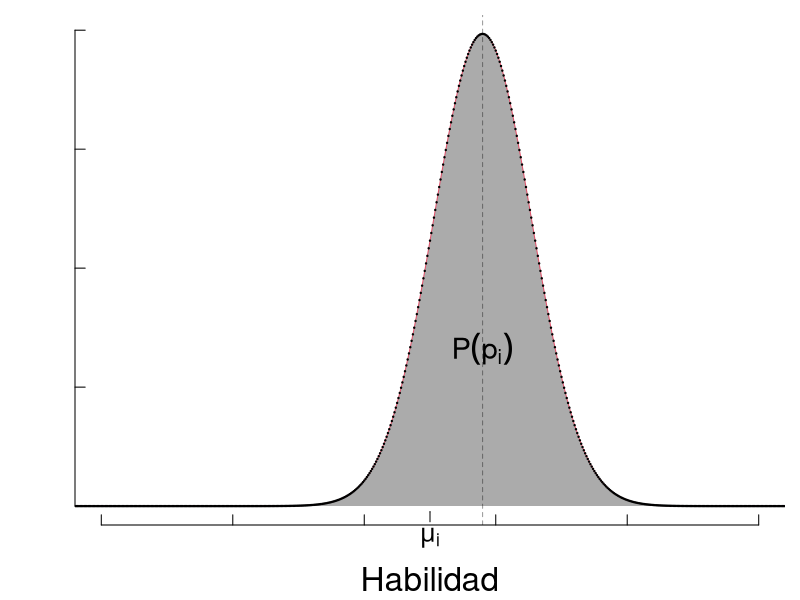

R code for this plot:
###########################################
# Header
oldpar <- par(no.readonly = TRUE)
oldwd <- getwd()
this.dir <- dirname(parent.frame(2)$ofile)
nombre.R <-  sys.frame(1)$ofile
require(tools)
nombre <- print(file_path_sans_ext(nombre.R))
pdf(paste0(nombre,".pdf"))
setwd(this.dir)
#setwd("~/gaming/materias/inferencia_bayesiana/trabajoFinal/imagenes")
#####################################

par(mar=c(3.75,3.75,.75,.75))

a<--10;b<-60 # limites inferior y superior de la integral en el eje de las habilidades
mu<-25
xlim=c(0,50)
denominador_sigma2 <- 3; numerador_sigma2 <- mu
sigma <- numerador_sigma2/denominador_sigma2
denominador_beta2 <- 2; numerador_beta2 <- sigma
beta <- numerador_beta2/denominador_beta2
#p(s_i) = N(s_i;mu_i,sigma_i^2)
p.s <- function(s_i,mu=25,sigma=25/3){
  return(dnorm(s_i,mean=mu,sd=sigma ))
}
#int_{s_i} N(s_i;mu_i,sigma_i^2) ds_i
#int_{s_i} p(s_i) ds_i
ds=0.1;s_grilla <- seq(a,b,by=ds)
int_s = sum(p.s(s_grilla))*ds; int_s

#p(p_i) = int_{s_i} N(p_i;s_i,beta^2) N(si;mu_i,sigma_i^2) ds_i
p.p <- function(p,mu=25,sigma=25/3,beta=(25/6),ds=0.1,a=0,b=50){
  s <- seq(a,b,by=ds)
  res <- sum(dnorm(p,s,beta)*dnorm(s,mu,sigma)*ds)
  return(res)
}
#Si integramos p_i nos tiene que dar 1.
#int_{p_i} p(p_i) dp_i = int_{p_i} int_{s_i} N(p_i;s_i,beta^2) N(si;mu_i,sigma_i^2) dp_i ds_i
dp <- 0.1; p_grilla <- seq(a,b,by=dp) 
int_p = sum(unlist(Map(p.p,p_grilla)))*dp; int_p

#Si expandimos esto a 2 dimensiones encontramos 
normal_product_dep <- function(x1,x2,mu1=25,sigma1=25/3,sigma2=25/6){
  return(dnorm(x2,x1,sigma2)*dnorm(x1,mu1,sigma1))
}
p <- 30; ds <- 0.1;s_grilla <- seq(a,b,by=ds);p_grilla <- s_grilla
producto <- outer(s_grilla,p_grilla, normal_product_dep) 
colnames(producto) <- s_grilla
rownames(producto) <- p_grilla

#Estos puntos son la descomposici\'on de la probabilidad p(p_i)
#en sus probabilidades parciales (areas parciales de la integral p(p_i))
# Area := p(pi - dsi < pi < pi + dsi)
areas_p <- producto[,toString(p)]
# La suma de las areas parciales es la probabilidad de pi
sum(areas_p)==p.p(p)
#Al graficar el valor de las sumas parciales en el eje de las habilidades
#vemos que las areas parciales aparentemente siguen una proporcional a una distribucion normal
plot(s_grilla,areas_p,axes=F
     ,ylab="",xlab="",pch=19,cex=0.2,xlim=xlim,col=rgb(0,0,0,0))
abline(v=mu+(p-mu)*(4/5),lty=2,col=rgb(0,0,0,0.4))
polygon(c(s_grilla , rev(s_grilla)),c(areas_p,rep(0,length(s_grilla))),
        border = F, col = rgb(0,0,0,0.33))
text(mu+(p-mu)*(4/5),max(areas_p)/3,expression(P(p[i])),cex=1.75)
#mtext("Densidad", side=2, line=2,cex = 1.75)
mtext("Habilidad", side=1, line=2.5,cex = 2)
axis(lwd=1,lwd.ticks=1,side=2, labels=NA,cex.axis=0.6,tck=0.02)
#axis(lwd=0,side=2,cex.axis=1.33,line=-0.66)
axis(lwd=1,lwd.ticks=1,side=1, labels=NA,cex.axis=0.6,tck=0.02)
axis(lwd=1,side=1,at=25,labels=expression(mu[i]),cex.axis=1.5,line=-0.66)

# Si multiplicamos las dos funciones de densidad
# N(p;s,beta2)N(s;mu,sigma2) vamos a obtener 
# otra normal con mu = (2p + mu) / 3 y sigma2 = 25/9, 

# El escalar de normalizacion de normalizaci\'on 
# es otra normal N(mu;pi,beta2+sigma2)
S <- function(mu,p,beta,sigma){
  dnorm(mu,p,sqrt(beta^2+sigma^2))
}
#que es exactamente igual a la probabilidad de la performance dada 
round(p.p(p),10)==round(S(mu,p,beta,sigma),10)

#Podemos ver que el producto de normales escalada por el delta s ds_i 
#ajusta perfectamente la distribuci\'on de areas. 
sigma. <- sqrt((sigma^2*beta^2)/(sigma^2+beta^2))
mu. <- ((sigma^2*p)+(beta^2*mu))/(sigma^2+beta^2)

lines(s_grilla, dnorm(s_grilla,mu.,sigma.)*S(mu,p,beta,sigma),col=2)
points(s_grilla,areas_p,pch=19,cex=0.2)

#######################################
# end 
dev.off()
setwd(oldwd)
par(oldpar, new=F)
#########################################